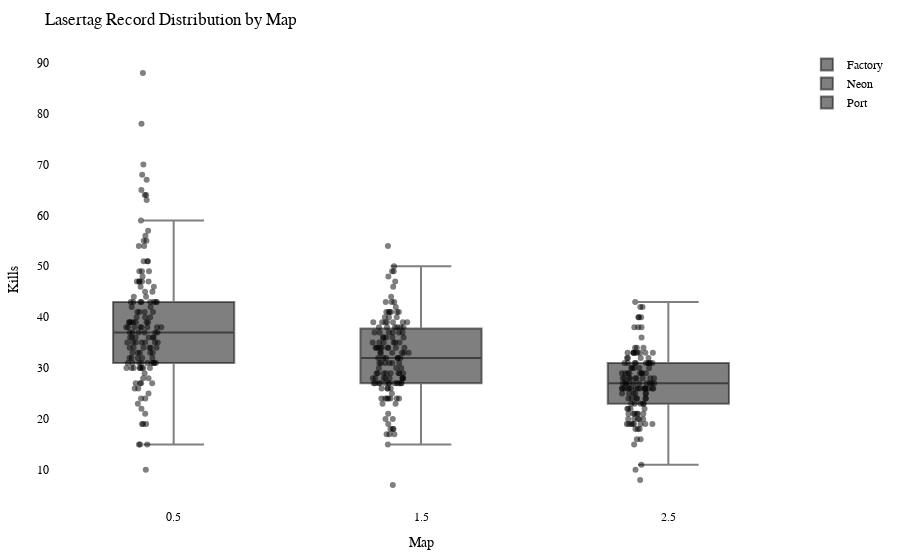

The cell this chart's notebook holds for it:
### Code cell
import plotly.graph_objects as go
import plotly.io as pio

df = getRecordsDataframe(minigame="Lasertag")

# Calculate the offset for centering the data points
num_columns = len(df.columns)
offset = 0.5

# Create a Swarm plot using Plotly
fig = go.Figure()

for i, column in enumerate(df.columns):
    x_values = [i + offset] * len(df[column])  # Adjust x-values with offset for horizontal centering
    fig.add_trace(go.Box(x=x_values,
                         y=df[column],
                         name=column,
                         boxpoints='all',
                         pointpos=-0.5,  # Adjust point position to prevent overlapping
                         marker=dict(color='rgba(0,0,0,0.5)', size=6),  # Adjust marker color and size
                         hovertext=df.index,
                         hoverinfo='text+y'))

fig.update_layout(title="Lasertag Record Distribution by Map",
                  xaxis=dict(title="Map"),
                  yaxis=dict(title="Kills"),
                  showlegend=True,
                  font=dict(family="Arial", size=12, color="black"),  # Customize font
                  plot_bgcolor="white",  # Set background color
                  margin=dict(l=50, r=50, t=50, b=50),  # Adjust margins for better layout
                  )

pio.show(fig)

pio.write_html(fig, "out/laser_swarm_plot.html")

### Figure 1 — Plotly figure (JSON) as saved in the notebook; plotly's stock layout.template omitted (floating-point values rounded to 4 significant figures; data arrays with more than 128 entries replaced by an {"elided": "..."} marker saying what was removed)
{"data": [{"boxpoints": "all", "hoverinfo": "text+y", "hovertext": {"elided": "143 str values"}, "marker": {"color": "rgba(0,0,0,0.5)", "size": 6}, "name": "Factory", "pointpos": -0.5, "type": "box", "x": {"elided": "143 float values"}, "y": {"elided": "143 int values"}}, {"boxpoints": "all", "hoverinfo": "text+y", "hovertext": {"elided": "143 str values"}, "marker": {"color": "rgba(0,0,0,0.5)", "size": 6}, "name": "Neon", "pointpos": -0.5, "type": "box", "x": {"elided": "143 float values"}, "y": {"elided": "143 int values"}}, {"boxpoints": "all", "hoverinfo": "text+y", "hovertext": {"elided": "143 str values"}, "marker": {"color": "rgba(0,0,0,0.5)", "size": 6}, "name": "Port", "pointpos": -0.5, "type": "box", "x": {"elided": "143 float values"}, "y": {"elided": "143 int values"}}], "layout": {"font": {"color": "black", "family": "Arial", "size": 12}, "margin": {"b": 50, "l": 50, "r": 50, "t": 50}, "plot_bgcolor": "white", "showlegend": true, "title": {"text": "Lasertag Record Distribution by Map"}, "xaxis": {"title": {"text": "Map"}}, "yaxis": {"title": {"text": "Kills"}}}}
